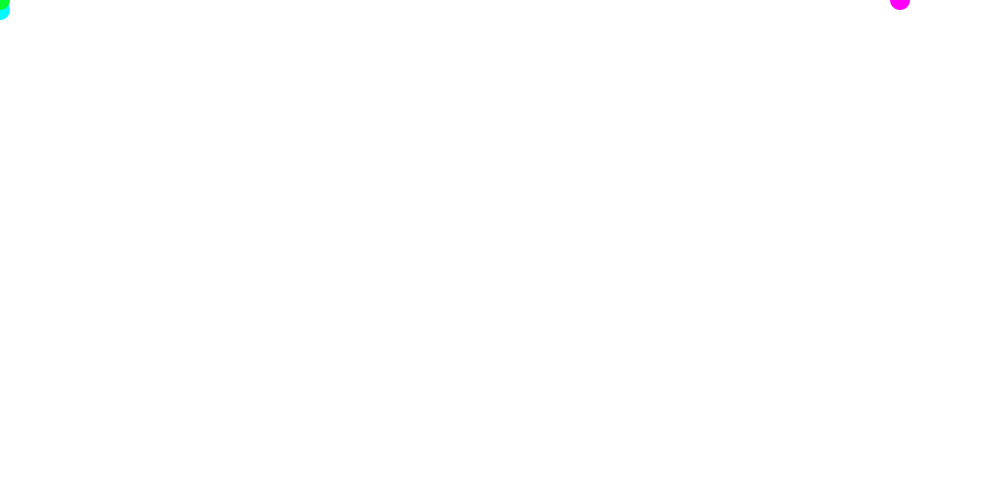
Frame 1 (no input)
Frame 60 (the mouse pressed at the canvas centre just before this capture): identical to frame 1, image omitted
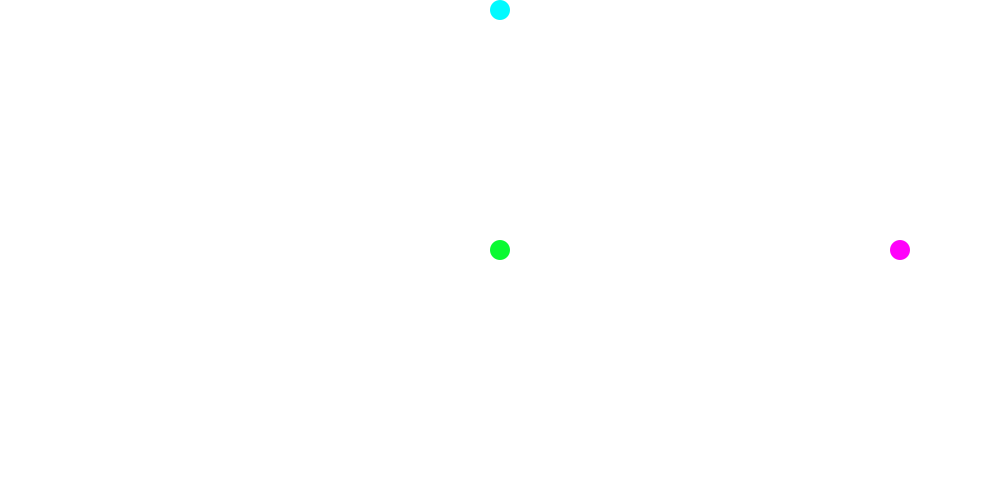
Frame 120 (the mouse held since frame 60 and released just before this capture)

The Processing sketch that drew these frames (run headless with seeded random() and noise(); from frame 60 on, the mouse is pressed at the canvas centre):

// Processing sketch: processing_124852
// ── processing_124852.pde

int counter;

void setup() {
  size(1000, 500); 
 
  }

void draw() {
  background(255);
  noStroke();
  fill(255,0,250,255);
  ellipse(900, mouseY, 20, 20);
  fill(0,250,255);
  ellipse(mouseX, 10, 20, 20);
  fill(10,250,50);
  ellipse(mouseX, mouseY, 20, 20);

  }
